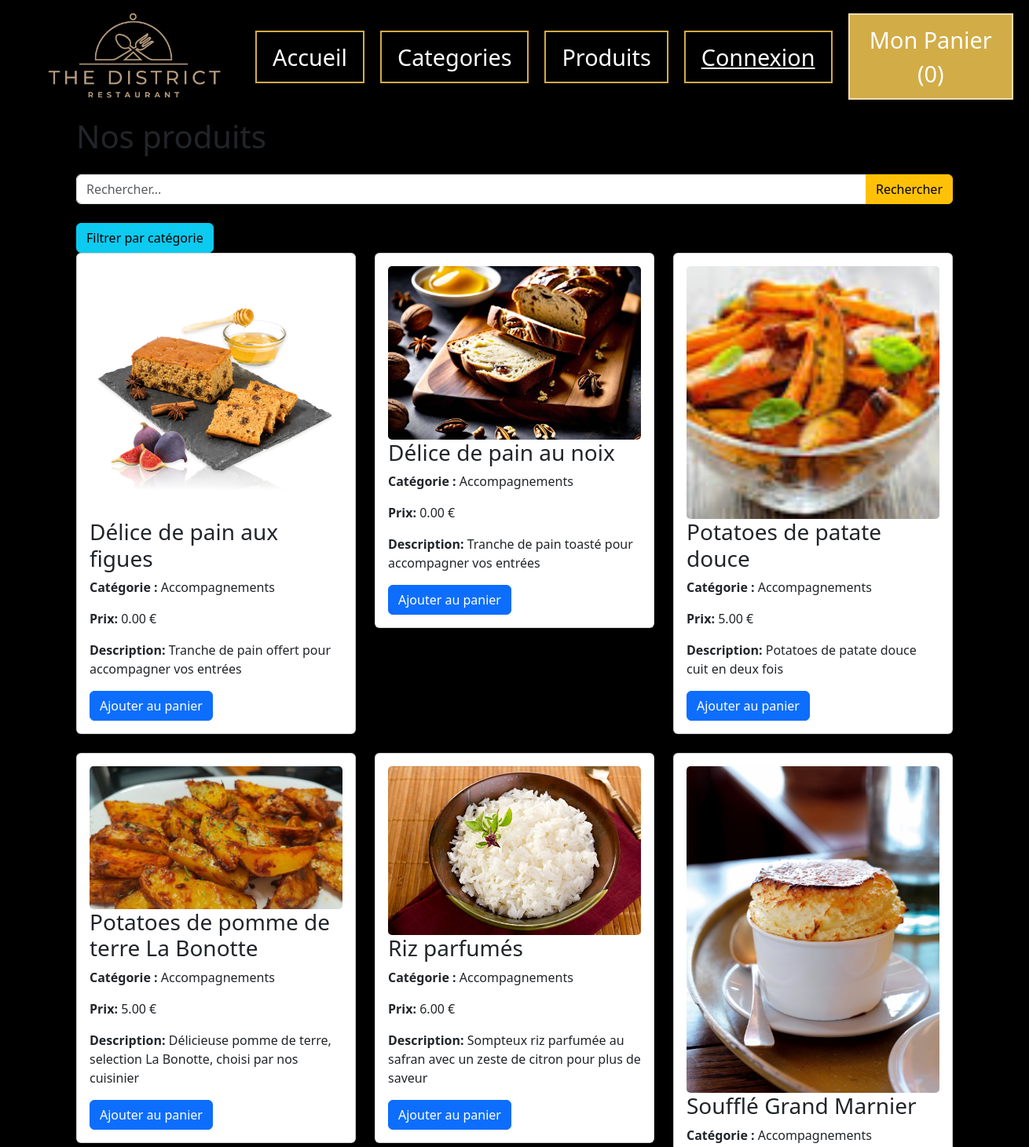
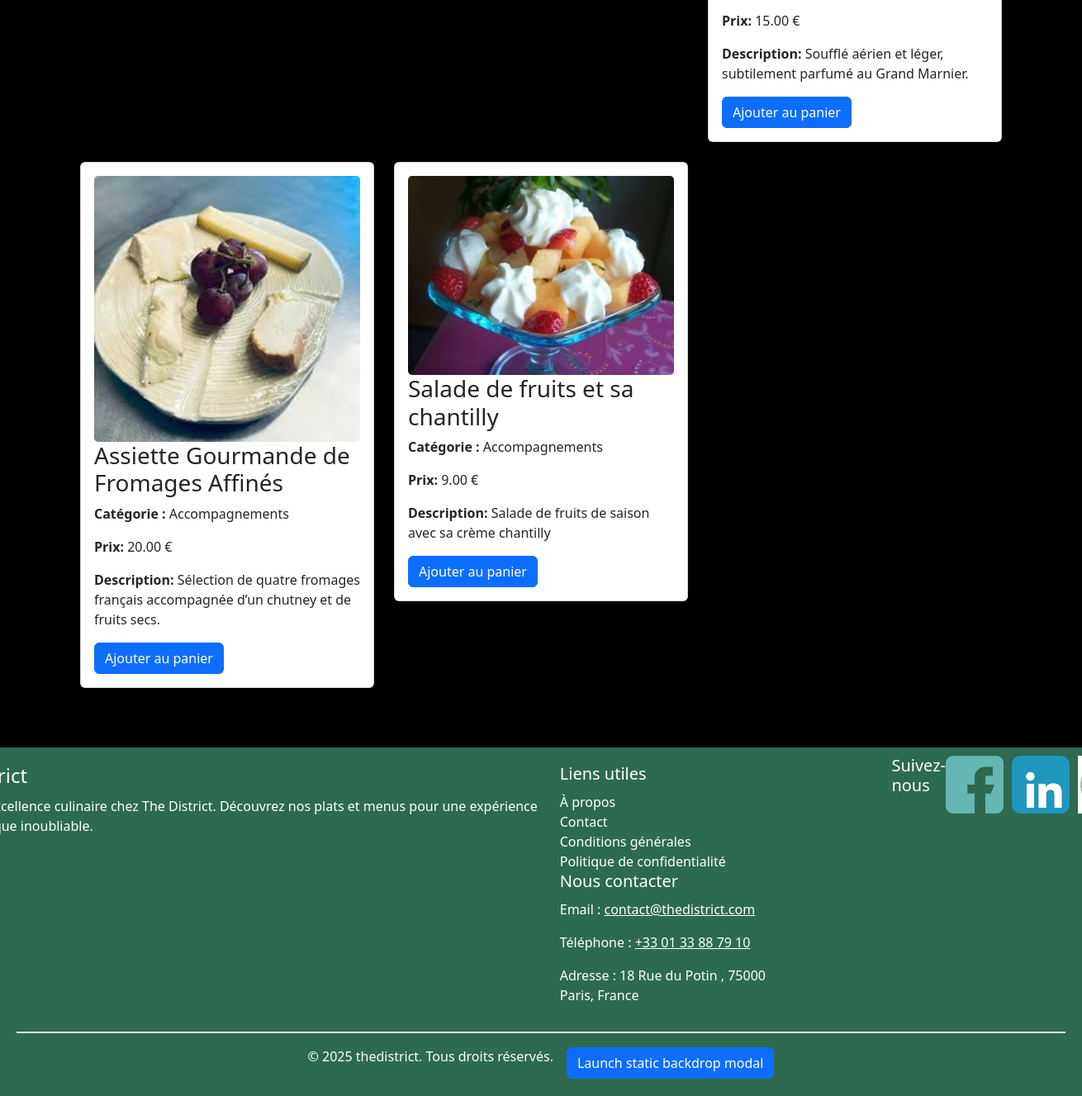
/produits.php?category=Accompagnements, run on the app's committed database (2 pictures, top to bottom).
### tables this page shows
CREATE TABLE IF NOT EXISTS `produit` (
  `produit_ID` int(11) NOT NULL AUTO_INCREMENT,
  `produit_libelle` varchar(50) NOT NULL,
  `produit_prix` decimal(19,2) NOT NULL,
  `produit_image` varchar(50) DEFAULT NULL,
  `produit_description` varchar(500) NOT NULL,
  `categorie_ID` int(11) NOT NULL,
  PRIMARY KEY (`produit_ID`),
  KEY `categorie_ID` (`categorie_ID`)
);

CREATE TABLE IF NOT EXISTS `categorie` (
  `categorie_ID` int(11) NOT NULL AUTO_INCREMENT,
  `categorie_libelle` varchar(50) NOT NULL,
  `categorie_image` varchar(50) DEFAULT NULL,
  PRIMARY KEY (`categorie_ID`)
);

### produits.php (the view, shortened to what this page needs)
<?php
include 'header.php';
?>
<?php
$category = isset($_GET['category']) ? $_GET['category'] : '';
$search = isset($_GET['searchCat']) ? $_GET['searchCat'] : '';
$sql = "SELECT produit_ID, p.produit_libelle, p.produit_prix, p.produit_description, p.produit_image, c.categorie_libelle FROM produit p
join categorie c ON p.categorie_ID = c.categorie_ID";
if ($category) {
    $sql .= " WHERE c.categorie_libelle = '$category'";
}
$produits = $pdo->query($sql)->fetchAll(PDO::FETCH_ASSOC);
?>
<div class="container my-5">
    <h1 class="mb-4">Nos produits</h1>
    <form method="get" action="produits.php" class="mb-4">
        <div class="input-group">
            <input type="text" name="searchCat" class="form-control" placeholder="Rechercher..."
                value="<?= htmlentities($search) ?>">
            <button type="submit" class="btn btn-warning">Rechercher</button>
        </div>
    </form>
    <a href="categorie-menu.php" class="btn btn-info">Filtrer par catégorie</a>
    <div class="row">
        <?php if (count($produits) > 0): ?>
            <?php foreach ($produits as $product): ?>
                <div class="col-md-4 mb-4">
                    <div class="card">
                        <div class="card-body">
                        <img src="./assets/img/<?= htmlentities($product['produit_image']) ?>" class="card-img" alt="">
                            <h3 class="card-title"><?= htmlentities($product['produit_libelle']) ?></h3>
                            <p class="card-text"><strong>Catégorie :</strong>
                                <?= htmlentities($product['categorie_libelle']) ?></p>
                            <p class="card-text"><strong>Prix:</strong>
                                <?= number_format($product['produit_prix'], 2) ?> €</p>
                            <p class="card-text"><strong>Description:</strong>
                                <?= htmlentities($product['produit_description']) ?></p>
                            <form action="ajoutpanier.php" method="POST" data-add-to-cart>
    <button type="submit" class="btn btn-primary">Ajouter au panier</button>
</form>
                        </div>
                    </div>
                </div>
            <?php endforeach; ?>
        <?php else: ?>
            <div class="alert alert-warning" role="alert">
                Aucun produit trouvé.
            </div>
        <?php endif; ?>
    </div>
</div>
<?php
include 'footer.php';
?>

### styles/style.css (style rules this page uses)
body { background-color: black; }

### data on the page
produit: produit_image (picture), produit_libelle "Délice de pain aux figues", categorie_ID.categorie_libelle "Accompagnements", produit_prix "0.00", produit_description "Tranche de pain offert pour accompagner vos entrées"
produit: produit_image (picture), produit_libelle "Délice de pain au noix", categorie_ID.categorie_libelle "Accompagnements", produit_prix "0.00", produit_description "Tranche de pain toasté pour accompagner vos entrées"
produit: produit_image (picture), produit_libelle "Potatoes de patate douce", categorie_ID.categorie_libelle "Accompagnements", produit_prix "5.00", produit_description "Potatoes de patate douce cuit en deux fois"
produit: produit_image (picture), produit_libelle "Potatoes de pomme de terre La Bonotte", categorie_ID.categorie_libelle "Accompagnements", produit_prix "5.00", produit_description "Délicieuse pomme de terre, selection La Bonotte, choisi par nos cuisinier"
produit: produit_image (picture), produit_libelle "Riz parfumés", categorie_ID.categorie_libelle "Accompagnements", produit_prix "6.00", produit_description "Sompteux riz parfumée au safran avec un zeste de citron pour plus de saveur"
produit: produit_image (picture), produit_libelle "Soufflé Grand Marnier", categorie_ID.categorie_libelle "Accompagnements", produit_prix "15.00", produit_description "Soufflé aérien et léger, subtilement parfumé au Grand Marnier."
produit: produit_image (picture), produit_libelle "Assiette Gourmande de Fromages Affinés", categorie_ID.categorie_libelle "Accompagnements", produit_prix "20.00", produit_description "Sélection de quatre fromages français accompagnée d’un chutney et de fruits secs."
produit: produit_image (picture), produit_libelle "Salade de fruits et sa chantilly", categorie_ID.categorie_libelle "Accompagnements", produit_prix "9.00", produit_description "Salade de fruits de saison avec sa crème chantilly"
